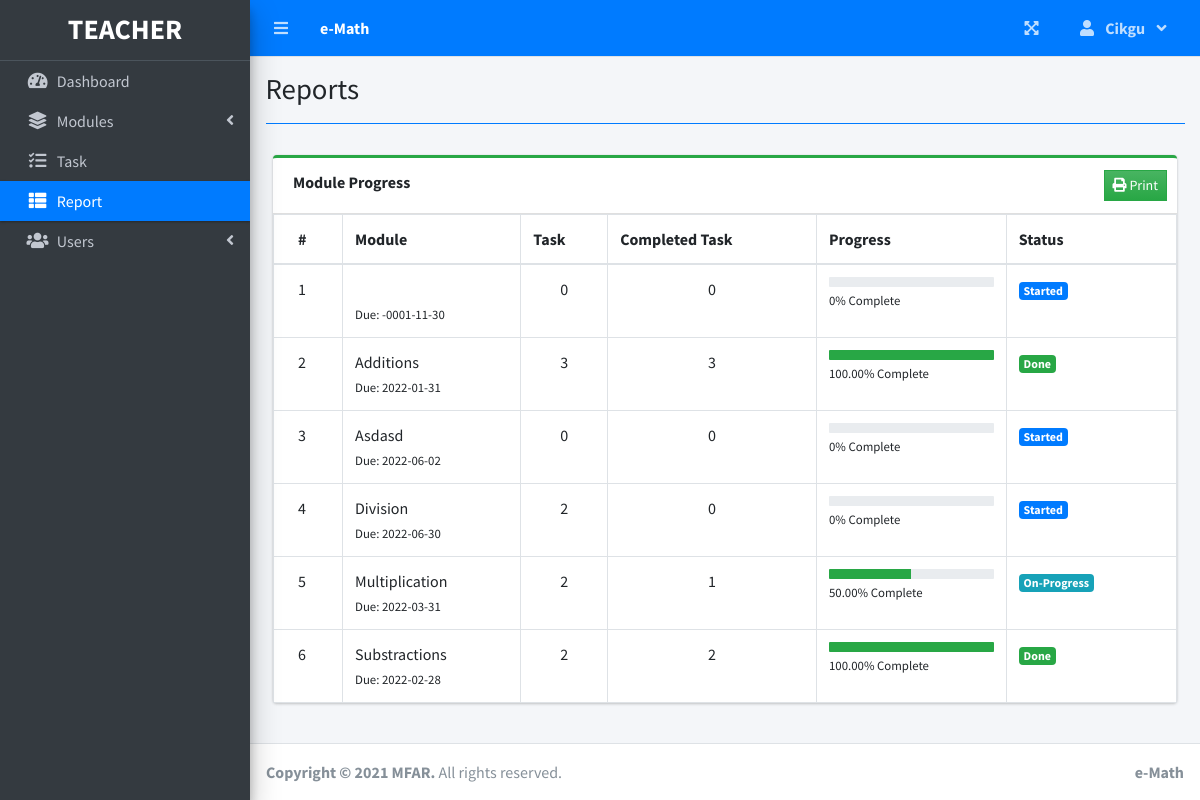
/index.php?page=reports (signed in), run on the app's committed database.
### tables this page shows
CREATE TABLE `project_list` (
  `id` int(30) NOT NULL,
  `name` varchar(200) NOT NULL,
  `description` text NOT NULL,
  `video` text NOT NULL,
  `status` tinyint(2) NOT NULL,
  `start_date` date NOT NULL,
  `end_date` date NOT NULL,
  `manager_id` int(30) NOT NULL,
  `user_ids` text NOT NULL,
  `date_created` datetime NOT NULL DEFAULT current_timestamp()
);

### reports.php (the view, shortened to what this page needs)
<?php include 'db_connect.php' ?>
 <div class="col-md-12">
        <div class="card card-outline card-success">
          <div class="card-header">
            <b>Module Progress</b>
            <div class="card-tools">
            	<button class="btn btn-flat btn-sm bg-gradient-success btn-success" id="print"><i class="fa fa-print"></i> Print</button>
            </div>
          </div>
          <div class="card-body p-0">
            <div class="table-responsive" id="printable">
              <table class="table m-0 table-bordered">
                <thead>
                  <th>#</th>
                  <th>Module</th>
                  <th>Task</th>
                  <th>Completed Task</th>
                  <th>Progress</th>
                  <th>Status</th>
                </thead>
                <tbody>
                <?php
                $i = 1;
                $stat = array("Pending","Started","On-Progress","On-Hold","Over Due","Done");
                $where = "";
                $qry = $conn->query("SELECT * FROM project_list $where order by name asc");
                while($row= $qry->fetch_assoc()):
                $tprog = $conn->query("SELECT * FROM task_list where project_id = {$row['id']}")->num_rows;
                $cprog = $conn->query("SELECT * FROM task_list where project_id = {$row['id']} and status = 3")->num_rows;
                $prog = $tprog > 0 ? ($cprog/$tprog) * 100 : 0;
                $prog = $prog > 0 ?  number_format($prog,2) : $prog;
                $prod = $conn->query("SELECT * FROM user_productivity where project_id = {$row['id']}")->num_rows;
                if($row['status'] == 0 && strtotime(date('Y-m-d')) >= strtotime($row['start_date'])):
                if($prod  > 0  || $cprog > 0)
                  $row['status'] = 2;
                else
                  $row['status'] = 1;
                elseif($row['status'] == 0 && strtotime(date('Y-m-d')) > strtotime($row['end_date'])):
                $row['status'] = 4;
                endif;
                  ?>
                  <tr>
                      <td>
                         <?php echo $i++ ?>
                      </td>
                      <td>
                          <a>
                              <?php echo ucwords($row['name']) ?>
                          </a>
                          <br>
                          <small>
                              Due: <?php echo date("Y-m-d",strtotime($row['end_date'])) ?>
                          </small>
                      </td>
                      <td class="text-center">
                      	<?php echo number_format($tprog) ?>
                      </td>
                      <td class="text-center">
                      	<?php echo number_format($cprog) ?>
                      </td>
                      <td class="project_progress">
                          <div class="progress progress-sm">
                              <div class="progress-bar bg-green" role="progressbar" aria-valuenow="57" aria-valuemin="0" aria-valuemax="100" style="width: <?php echo $prog ?>%">
                              </div>
                          </div>
                          <small>
                              <?php echo $prog ?>% Complete
                          </small>
                      </td>
                      <td class="project-state">
                          <?php
                            if($stat[$row['status']] =='Pending'){
                              echo "<span class='badge badge-secondary'>{$stat[$row['status']]}</span>";
                            }elseif($stat[$row['status']] =='Started'){
                              echo "<span class='badge badge-primary'>{$stat[$row['status']]}</span>";
                            }elseif($stat[$row['status']] =='On-Progress'){
                              echo "<span class='badge badge-info'>{$stat[$row['status']]}</span>";
                            }elseif($stat[$row['status']] =='On-Hold'){
                              echo "<span class='badge badge-warning'>{$stat[$row['status']]}</span>";
                            }elseif($stat[$row['status']] =='Over Due'){
                              echo "<span class='badge badge-danger'>{$stat[$row['status']]}</span>";
                            }elseif($stat[$row['status']] =='Done'){
                              echo "<span class='badge badge-success'>{$stat[$row['status']]}</span>";
                            }
                          ?>
                      </td>
                  </tr>
                <?php endwhile; ?>
                </tbody>
              </table>
            </div>
          </div>
        </div>
        </div>

### data on the page
project_list: end_date "-0001-11-30", tprog "0", cprog "0", prog "0", status "Started"
project_list: name "Additions", end_date "2022-01-31", tprog "3", cprog "3", prog "100.00", status "Done"
project_list: name "Asdasd", end_date "2022-06-02", tprog "0", cprog "0", prog "0", manager "Started"
project_list: name "Division", end_date "2022-06-30", tprog "2", cprog "0", prog "0", manager "Started"
project_list: name "Multiplication", end_date "2022-03-31", tprog "2", cprog "1", prog "50.00", status "On-Progress"
project_list: name "Substractions", end_date "2022-02-28", tprog "2", cprog "2", prog "100.00", status "Done"

### other printed values
$_SESSION['system']['name'] "e-Math"
$_SESSION['login_firstname'] "Cikgu"
$title "Reports"
